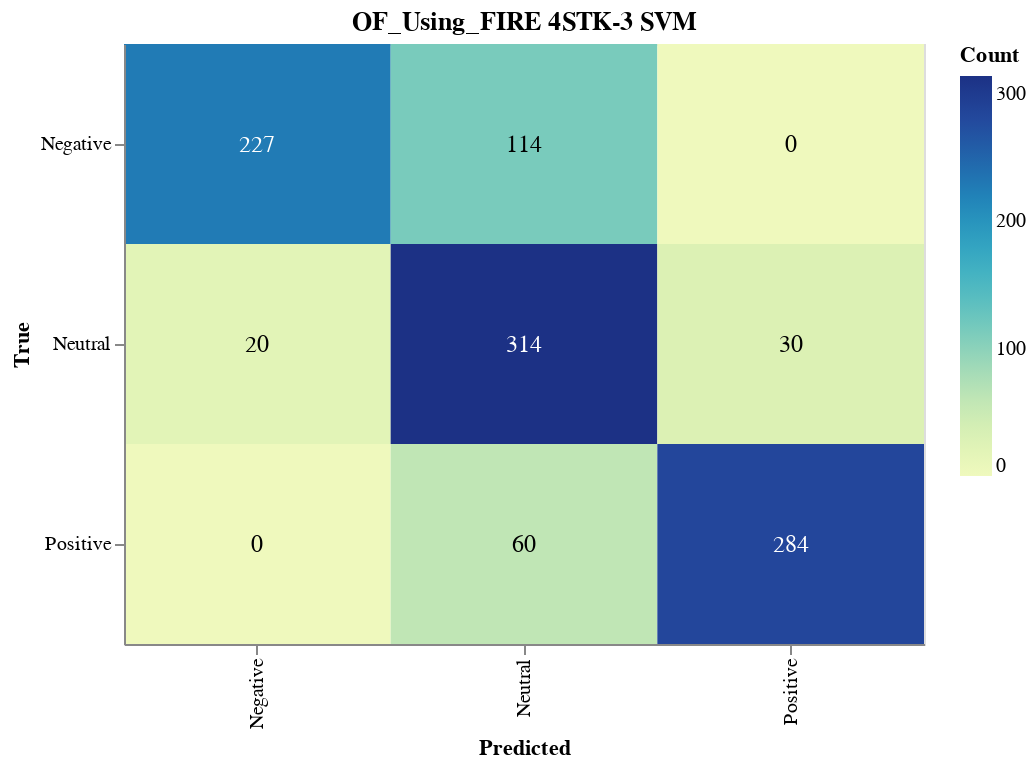

The code cell stored with this chart in its notebook:
### Markdown cell above
#### Save CM

### Code cell
import altair as alt
import altair_saver
import pandas as pd
from sklearn.metrics import confusion_matrix

# Calculate the confusion matrix
cm = confusion_matrix(y_val, svm_validation_predictions)

# Define class names
class_names = ['Negative', 'Neutral', 'Positive']

# Convert confusion matrix to DataFrame
cm_df = pd.DataFrame(cm, index=class_names, columns=class_names).reset_index().melt(id_vars='index')
cm_df.columns = ['True', 'Predicted', 'Count']

# Ensure the order of categories
cm_df['True'] = pd.Categorical(cm_df['True'], categories=class_names, ordered=True)
cm_df['Predicted'] = pd.Categorical(cm_df['Predicted'], categories=class_names, ordered=True)

# Create the Altair plot
heatmap = alt.Chart(cm_df).mark_rect().encode(
    x=alt.X('Predicted:O', sort=class_names),
    y=alt.Y('True:O', sort=class_names),
    color='Count:Q',
    tooltip=['True', 'Predicted', 'Count']
).properties(
    width=400,
    height=300,
    title='OF_Using_FIRE 4STK-3 SVM'
)

# Add text labels
text = heatmap.mark_text(
    align='center',
    baseline='middle',
    fontSize=12
).encode(
    text='Count:Q',
    color=alt.condition(
        alt.datum.Count > cm.max() / 2,
        alt.value('white'),
        alt.value('black')
    )
)

# Combine heatmap and text
final_chart = heatmap + text

# Display the plot
final_chart.show()

### Figure 1 — Vega-Lite specification as saved in the notebook (floating-point values rounded to 4 significant figures)
{"config": {"view": {"continuousWidth": 300, "continuousHeight": 300}}, "layer": [{"mark": {"type": "rect"}, "encoding": {"color": {"field": "Count", "type": "quantitative"}, "tooltip": [{"field": "True", "type": "ordinal"}, {"field": "Predicted", "type": "ordinal"}, {"field": "Count", "type": "quantitative"}], "x": {"field": "Predicted", "sort": ["Negative", "Neutral", "Positive"], "type": "ordinal"}, "y": {"field": "True", "sort": ["Negative", "Neutral", "Positive"], "type": "ordinal"}}, "title": "OF_Using_FIRE 4STK-3 SVM"}, {"mark": {"type": "text", "align": "center", "baseline": "middle", "fontSize": 12}, "encoding": {"color": {"condition": {"test": "(datum.Count > 157.0)", "value": "white"}, "value": "black"}, "text": {"field": "Count", "type": "quantitative"}, "tooltip": [{"field": "True", "type": "ordinal"}, {"field": "Predicted", "type": "ordinal"}, {"field": "Count", "type": "quantitative"}], "x": {"field": "Predicted", "sort": ["Negative", "Neutral", "Positive"], "type": "ordinal"}, "y": {"field": "True", "sort": ["Negative", "Neutral", "Positive"], "type": "ordinal"}}, "title": "OF_Using_FIRE 4STK-3 SVM"}], "data": {"name": "data-a71a7dd789bce89098add3b2a86647a1"}, "height": 300, "width": 400, "$schema": "https://vega.github.io/schema/vega-lite/v5.17.0.json", "datasets": {"data-a71a7dd789bce89098add3b2a86647a1": [{"True": "Negative", "Predicted": "Negative", "Count": 227}, {"True": "Neutral", "Predicted": "Negative", "Count": 20}, {"True": "Positive", "Predicted": "Negative", "Count": 0}, {"True": "Negative", "Predicted": "Neutral", "Count": 114}, {"True": "Neutral", "Predicted": "Neutral", "Count": 314}, {"True": "Positive", "Predicted": "Neutral", "Count": 60}, {"True": "Negative", "Predicted": "Positive", "Count": 0}, {"True": "Neutral", "Predicted": "Positive", "Count": 30}, {"True": "Positive", "Predicted": "Positive", "Count": 284}]}}
